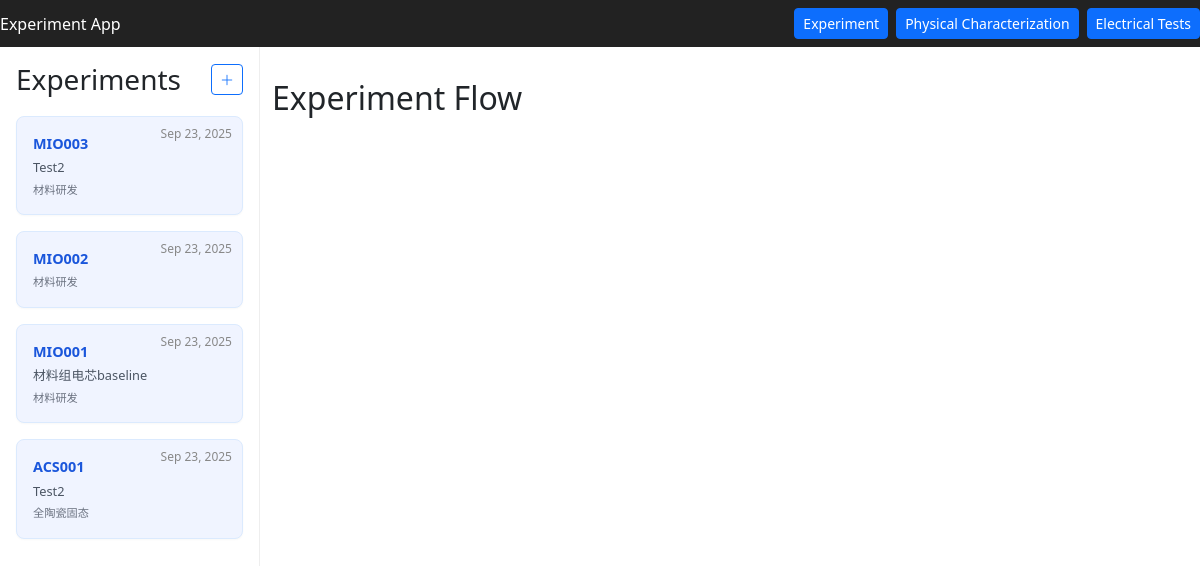
The app's page /, older data.
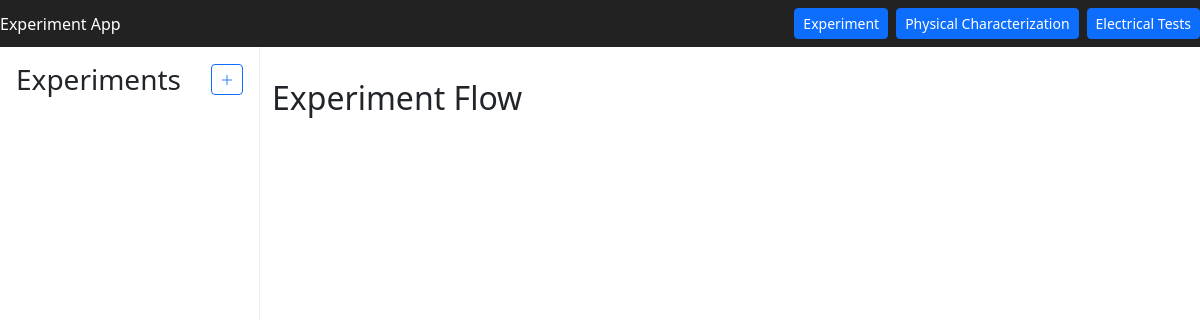
The same page, newer data.
### experiment_flow/models.py (models this page shows, shortened)
class Exp(models.Model):
    exp_name = models.CharField(max_length = 30)
    exp_description = models.TextField(blank = True, null = True)
    created_on = models.DateTimeField(auto_now_add=True)
    project = models.ForeignKey(Project, on_delete = models.CASCADE, related_name = 'experiment', null = True)

class Project(models.Model):
    project_name = models.CharField(max_length = 50)
    project_code = models.CharField(max_length = 3, null = True, blank = True)
    group = models.ForeignKey(ResearchGroup, on_delete = models.CASCADE, related_name = 'project', null = True)
    created_on = models.DateTimeField(auto_now_add=True)

### experiment_flow/views.py (the view)
# urls.py: path('', views.index, name = 'index'),
def index(request):
    latest_exp = Exp.objects.order_by('-created_on')
    return render(request, 'experiment_flow/index.html', {'experiments': latest_exp})

### experiment_flow/templates/experiment_flow/index.html
{% extends "experiment_flow/base.html" %}
{% block content %}
    <h2>Experiment Flow</h2>
{% endblock %}

### experiment_flow/templates/experiment_flow/base.html (shortened to what this page needs)
<!DOCTYPE html>
<html lang="en">
<head>
    <link rel="stylesheet" href="https://cdn.jsdelivr.net/npm/bootstrap-icons@1.11.1/font/bootstrap-icons.css">
    <link href="https://cdn.jsdelivr.net/npm/bootstrap@5.3.0/dist/css/bootstrap.min.css" rel="stylesheet">
</head>
<body>
    <div class="navbar">
        <div>Experiment App</div>
        <div class="ms-auto d-flex gap-2">
            <button onclick="location.href='{% url 'index' %}'" class="btn btn-primary btn-sm">Experiment</button>
            <button onclick="location.href='{% url 'index' %}'" class="btn btn-primary btn-sm">Physical Characterization</button>
            <button onclick="location.href='{% url 'index' %}'" class="btn btn-primary btn-sm">Electrical Tests</button>
        </div>
    </div>
    <div class="main-layout">
        <div class="sidebar">
            <div class="sidebar-header">
                <h3 style="margin:0;">Experiments</h3>
                <button onclick="location.href='{% url 'add_experiment' %}'"
                        class="btn btn-outline-primary btn-sm"
                        title="Add Experiment">
                    <i class="bi bi-plus-lg"></i>
                </button>
            </div>
            {% if experiments %}
            {% for experiment in experiments %}
                <a href="{% url 'experiment_detail' experiment.id %}"
                   class="experiment-card"
                   style="text-decoration:none; color:inherit; display:block;">
                    <span class="experiment-heading">{{ experiment.exp_name }}</span>
                    <div class="experiment-date">
                        {{ experiment.created_on|date:"M d, Y" }}
                    </div>
                    {% if experiment.exp_description %}
                    <span class="experiment-description">{{ experiment.exp_description }}</span>
                    {% endif %}
                    <span class="project-name">{{ experiment.project.project_name }}</span>
                </a>
            {% empty %}
                <p>No experiments found.</p>
            {% endfor %}
            {% endif %}
        </div>
        <div class="container">
            {% block content %}{% endblock %}
        </div>
    </div>
</body>
</html>

### experiment_flow/templates/experiment_flow/base.html (style rules this page uses)
body { font-family: Arial, sans-serif; margin: 0; padding: 0; background: #f7f7f7; }
.navbar { background: #222; color: #fff; padding: 1rem; display: flex; justify-content: space-between; align-items: center; }
.main-layout { display: flex; min-height: 100vh; }
.sidebar { width: 260px; background: #fff; border-right: 1px solid #eee; padding: 1rem; box-sizing: border-box; }
.sidebar-header { display: flex; align-items: center; justify-content: space-between; margin-bottom: 1.2rem; }
.container { flex: 1; padding: 2rem; }

Row changes from the older to the newer data that the page shows:
removed Exp: exp_name "MIO003", created_on "Sep 23, 2025", exp_description "Test2", project.project_name "材料研发"
removed Exp: exp_name "MIO002", created_on "Sep 23, 2025", project.project_name "材料研发"
removed Exp: exp_name "MIO001", created_on "Sep 23, 2025", exp_description "材料组电芯baseline", project.project_name "材料研发"
removed Exp: exp_name "ACS001", created_on "Sep 23, 2025", exp_description "Test2", project.project_name "全陶瓷固态"
